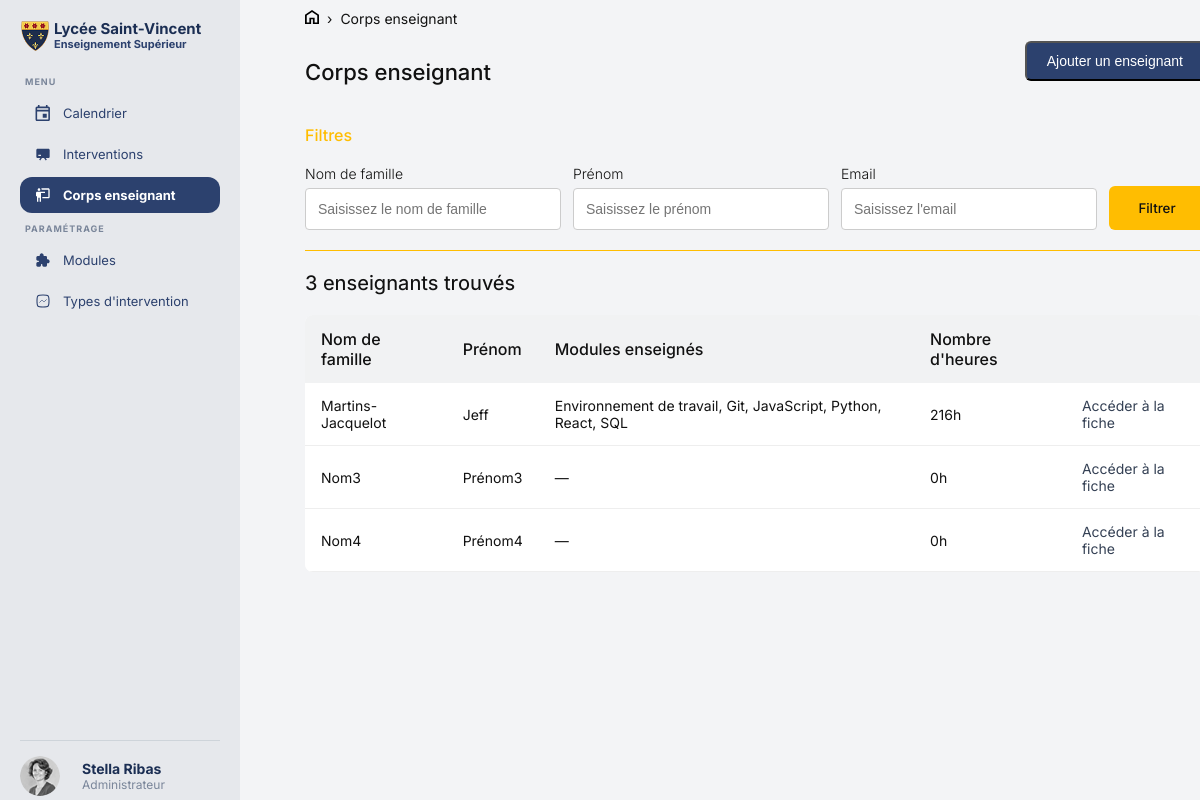
Page /corps_enseignant.php on the committed database.
### tables this page shows
CREATE TABLE IF NOT EXISTS `instructor` (
  `id` int NOT NULL AUTO_INCREMENT,
  `user_id` int NOT NULL,
  PRIMARY KEY (`id`),
  KEY `user_id` (`user_id`)
);

CREATE TABLE IF NOT EXISTS `users` (
  `id` int NOT NULL AUTO_INCREMENT,
  `role` varchar(100) NOT NULL DEFAULT 'admin',
  `email` varchar(150) NOT NULL,
  `last_name` varchar(100) NOT NULL,
  `first_name` varchar(100) NOT NULL,
  `password` varchar(255) NOT NULL,
  PRIMARY KEY (`id`),
  UNIQUE KEY `email` (`email`)
);

### database/requetecorpsenseignant.php (called while the page is built, shortened)
<?php
$filtre_nom    = isset($_POST['nom'])    ? trim($_POST['nom'])    : '';
$filtre_prenom = isset($_POST['prenom']) ? trim($_POST['prenom']) : '';
$filtre_email  = isset($_POST['email'])  ? trim($_POST['email'])  : '';
$stmt = $pdo->prepare("
    SELECT i.id, u.last_name, u.first_name, u.email,
           GROUP_CONCAT(DISTINCT m.name ORDER BY m.name SEPARATOR ', ') AS modules,
           COALESCE(SUM(TIMESTAMPDIFF(HOUR, c.start_date, c.end_date)), 0) AS total_heures
    FROM instructor i
    JOIN users u ON i.user_id = u.id
    LEFT JOIN instructor_module im ON i.id = im.instructor_id
    LEFT JOIN module m ON im.module_id = m.id
    LEFT JOIN course_instructor ci ON i.id = ci.instructor_id
    LEFT JOIN course c ON ci.course_id = c.id
    WHERE u.last_name LIKE ? AND u.first_name LIKE ? AND u.email LIKE ?
    GROUP BY i.id, u.last_name, u.first_name, u.email
    ORDER BY u.last_name ASC
");
$stmt->execute(["%$filtre_nom%", "%$filtre_prenom%", "%$filtre_email%"]);
$enseignants    = $stmt->fetchAll(PDO::FETCH_ASSOC);
$nb_enseignants = count($enseignants);

### public/corps_enseignant.php (the view, shortened to what this page needs)
<?php
require_once '../fonctions/db.php';
require_once '../database/requetecorpsenseignant.php';
?>
<!DOCTYPE html>
<html lang="fr">
<head>
    <link rel="stylesheet" href="assets/css/header.css">
    <link rel="stylesheet" href="assets/css/corps_enseignant.css">
</head>
<body class="corps-enseignant">
<div class="page">
    <?php require_once '../inclus/header.php'; ?>
    <main class="contenu">
        <nav class="fil">
            <a href="index.php"><img src="assets/images/Home.svg"></a>
            <span>›</span>
            <a href="corps_enseignant.php">Corps enseignant</a>
        </nav>
        <div class="entete-page">
            <p class="titre-principal">Corps enseignant</p>
            <button class="bouton-ajouter" onclick="document.getElementById('modal-ajouter').showModal()">
                Ajouter un enseignant
            </button>
        </div>
        <section class="bloc-filtre">
            <h3 class="titre-filtre">Filtres</h3>
            <form class="formulaire-filtre" method="POST" action="">
                <div class="champ">
                    <label>Nom de famille</label>
                    <input type="text" name="nom" placeholder="Saisissez le nom de famille"
                           value="<?= htmlspecialchars($filtre_nom) ?>">
                </div>
                <div class="champ">
                    <label>Prénom</label>
                    <input type="text" name="prenom" placeholder="Saisissez le prénom"
                           value="<?= htmlspecialchars($filtre_prenom) ?>">
                </div>
                <div class="champ">
                    <label>Email</label>
                    <input type="text" name="email" placeholder="Saisissez l'email"
                           value="<?= htmlspecialchars($filtre_email) ?>">
                </div>
                <button type="submit" class="bouton-filtre">Filtrer</button>
            </form>
        </section>
        <div class="hrcouleur"></div>
        <h3><?= $nb_enseignants ?> enseignant<?= $nb_enseignants > 1 ? 's' : '' ?> trouvé<?= $nb_enseignants > 1 ? 's' : '' ?></h3>
        <table class="table">
            <thead>
            <tr>
                <th>Nom de famille</th>
                <th>Prénom</th>
                <th>Modules enseignés</th>
                <th>Nombre d'heures</th>
                <th></th>
            </tr>
            </thead>
            <tbody>
            <?php if ($nb_enseignants === 0): ?>
                <tr>
                    <td colspan="5" class="aucun-resultat">Aucun enseignant trouvé.</td>
                </tr>
            <?php else: ?>
                <?php foreach ($enseignants as $enseignant): ?>
                    <tr>
                        <td><?= htmlspecialchars($enseignant['last_name']) ?></td>
                        <td><?= htmlspecialchars($enseignant['first_name']) ?></td>
                        <td><?= htmlspecialchars($enseignant['modules'] ?? '—') ?></td>
                        <td><?= (int)$enseignant['total_heures'] ?>h</td>
                        <td>
                            <a href="fiche_enseignant.php?id=<?= (int)$enseignant['id'] ?>" class="lien-fiche">
                                Accéder à la fiche
                            </a>
                        </td>
                    </tr>
                <?php endforeach; ?>
            <?php endif; ?>
            </tbody>
        </table>
    </main>
</div>
</body>
</html>

### public/assets/css/header.css (style rules this page uses)
html, body { margin: 0; padding: 0; overflow-x: hidden; box-sizing: border-box; font-family: 'Inter', sans-serif; background-color: #f3f4f6; color: #1b2e53; }
.page { display: flex; min-height: 100vh; }

### public/assets/css/corps_enseignant.css (style rules this page uses)
.contenu { margin-left: 275px; flex: 1; min-height: 100vh; padding: 0 60px 0 30px; }
.fil { display: flex; align-items: center; gap: 8px; font-size: 14px; color: #111; margin-bottom: 10px; margin-top: 10px; }
.fil a { color: #111; text-decoration: none; }
.entete-page { display: flex; justify-content: space-between; align-items: center; margin-bottom: 40px; }
.titre-principal { font-size: 22px; font-weight: 500; color: #111; margin-bottom: 0; }
.bouton-ajouter { background-color: #2c416e; color: white; padding: 10px 20px; border-radius: 6px; text-decoration: none; font-size: 14px; font-weight: 500; transition: background 0.2s; }
.bloc-filtre { max-width: 900px; }
.titre-filtre { font-size: 16px; font-weight: 500; color: #FFBD01; margin-bottom: 20px; }
.formulaire-filtre { display: flex; flex-direction: row; align-items: flex-end; gap: 12px; }
.champ { display: flex; flex-direction: column; margin-bottom: 20px; }
.champ label { font-size: 14px; margin-bottom: 6px; font-weight: 300; color: #111; }
.champ input { padding: 12px; border: 1px solid #ccc; border-radius: 4px; font-size: 14px; width: 230px; outline: none; color: #111; }
.bouton-filtre { width: 120px; height: 44px; background: #FFBD01; color: #111; font-weight: 500; border: none; border-radius: 6px; cursor: pointer; font-family: 'Inter', sans-serif; margin-bottom: 20px; }
.hrcouleur { height: 1px; background-color: #FFBD01; width: 100%; }
h3 { margin-top: 20px; font-weight: 450; font-size: 20px; color: #111; }
table { background-color: white; width: 100%; border-radius: 8px; margin-top: 15px; border-collapse: collapse; overflow: hidden; }
thead tr { background-color: rgba(232, 233, 236, 0.6); }
tbody tr { background-color: white; border-bottom: 1px solid #eee; transition: background 0.15s; }
th { padding: 14px 16px; text-align: left; color: #111; font-weight: 500; }
td { padding: 14px 16px; font-size: 14px; color: #111; }
.lien-fiche { text-decoration: none; color: #344054; font-size: 14px; }

### rows in the picture
instructor: user.last_name "Martins-Jacquelot", user.first_name "Jeff", modules "Environnement de travail, Git, JavaScript, Python, React, SQL", total_heures "216"
instructor: user.last_name "Nom3", user.first_name "Prénom3", modules "—", total_heures "0"
instructor: user.last_name "Nom4", user.first_name "Prénom4", modules "—", total_heures "0"

### other values in the picture
$nb_enseignants "3"
